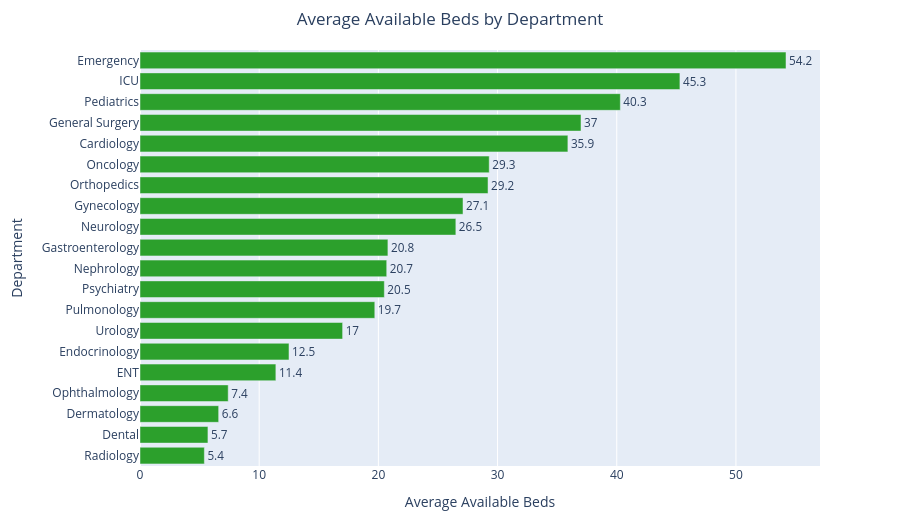

Source (notebook cell):
### Markdown cell above
## 3. Available Beds per Department

### Business Question
*How many beds are available, on average, in each department?*

### Code cell
avail_data = department_summary.sort_values("Avg_Available_Beds", ascending=True)

fig_available = px.bar(
    avail_data,
    x="Avg_Available_Beds",
    y="department_name",
    orientation="h",
    title="Average Available Beds by Department",
    text="Avg_Available_Beds",
    color_discrete_sequence=["#2ca02c"]
)

fig_available.update_traces(
    texttemplate="%{text}",
    textposition="outside",
    hovertemplate="<b>%{y}</b><br>Available Beds: %{x:.1f}<extra></extra>"
)

fig_available.update_layout(
    title_x=0.5,
    xaxis_title="Average Available Beds",
    yaxis_title="Department",
    height=520,
    margin=dict(l=140, r=80, t=50, b=50)
)

fig_available.show()

### Figure 1 — Plotly figure (JSON) as saved in the notebook; plotly's stock layout.template omitted (floating-point values rounded to 4 significant figures)
{"data": [{"hovertemplate": "<b>%{y}</b><br>Available Beds: %{x:.1f}<extra></extra>", "legendgroup": "", "marker": {"color": "#2ca02c", "pattern": {"shape": ""}}, "name": "", "orientation": "h", "showlegend": false, "text": [5.4, 5.7, 6.6, 7.4, 11.4, 12.5, 17.0, 19.7, 20.5, 20.7, 20.8, 26.5, 27.1, 29.2, 29.3, 35.9, 37.0, 40.3, 45.3, 54.2], "textposition": "outside", "texttemplate": "%{text}", "type": "bar", "x": [5.4, 5.7, 6.6, 7.4, 11.4, 12.5, 17.0, 19.7, 20.5, 20.7, 20.8, 26.5, 27.1, 29.2, 29.3, 35.9, 37.0, 40.3, 45.3, 54.2], "xaxis": "x", "y": ["Radiology", "Dental", "Dermatology", "Ophthalmology", "ENT", "Endocrinology", "Urology", "Pulmonology", "Psychiatry", "Nephrology", "Gastroenterology", "Neurology", "Gynecology", "Orthopedics", "Oncology", "Cardiology", "General Surgery", "Pediatrics", "ICU", "Emergency"], "yaxis": "y"}], "layout": {"barmode": "relative", "height": 520, "legend": {"tracegroupgap": 0}, "margin": {"b": 50, "l": 140, "r": 80, "t": 50}, "title": {"text": "Average Available Beds by Department", "x": 0.5}, "xaxis": {"anchor": "y", "domain": [0.0, 1.0], "title": {"text": "Average Available Beds"}}, "yaxis": {"anchor": "x", "domain": [0.0, 1.0], "title": {"text": "Department"}}}}
